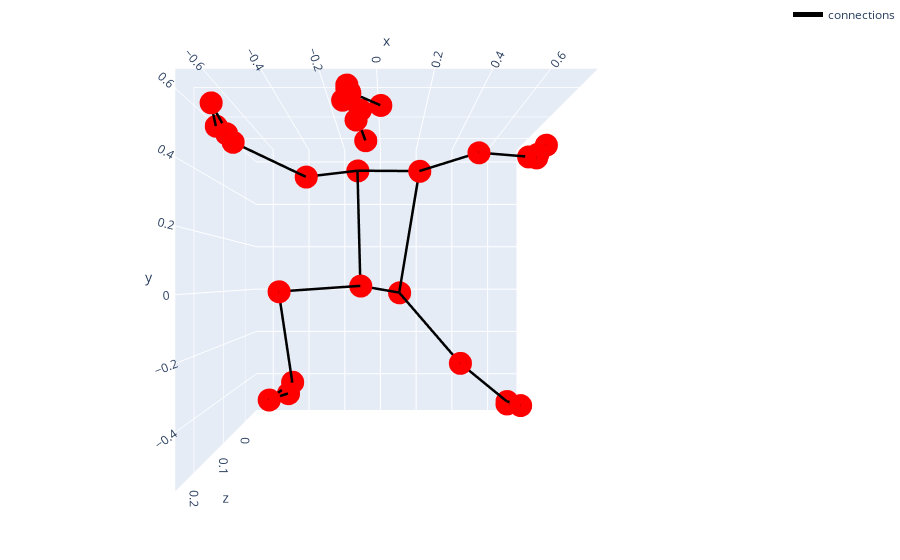

This figure's notebook cell:
### Code cell
import cv2
# import math
# import numpy as np
from pathlib import Path
import mediapipe as mp
import matplotlib.pyplot as plt


img = cv2.imread("./image/warrier2_sketch.jpeg")                   # 載入影像
img = cv2.cvtColor(img, cv2.COLOR_BGR2RGB)      # 將 BGR 轉換成 RGB
mp_pose = mp.solutions.pose                     # mediapipe 姿勢偵測
mp_drawing = mp.solutions.drawing_utils         # mediapipe 繪圖方法
mp_drawing_styles = mp.solutions.drawing_styles # mediapipe 姿勢偵測

# 建立姿勢偵測物件
pose = mp_pose.Pose(
    static_image_mode=True, min_detection_confidence=0.5, model_complexity=2
)
# 取得姿勢偵測結果(輸入影像必為RGB順序)
results = pose.process(img)

# 根據姿勢偵測結果，標記身體節點和骨架
mp_drawing.draw_landmarks(img, results.pose_landmarks, mp_pose.POSE_CONNECTIONS,
                         landmark_drawing_spec=mp_drawing_styles.get_default_pose_landmarks_style())

plt.figure(figsize=[10, 10])
cv2.putText(img, f'{int(DL)}', (int(landmarks[kp.LEFT_KNEE.value].x*900),int(landmarks[kp.LEFT_KNEE.value].y*600)), cv2.FONT_HERSHEY_SIMPLEX, 0.8, (0, 0, 255), 1, lineType=cv2.LINE_AA)
cv2.putText(img, f'{int(DR)}', (int(landmarks[kp.RIGHT_KNEE.value].x*900),int(landmarks[kp.RIGHT_KNEE.value].y*600)), cv2.FONT_HERSHEY_SIMPLEX, 0.8, (0, 0, 255), 1, lineType=cv2.LINE_AA)
plt.imshow(img)
plt.axis("off")
cv2.imwrite('output.jpg', cv2.cvtColor(img, cv2.COLOR_RGB2BGR) )


# mp_drawing.plot_landmarks(
#         results.pose_world_landmarks,  mp_pose.POSE_CONNECTIONS)
plot_landmarks(results.pose_world_landmarks, mp_pose.POSE_CONNECTIONS)

### Figure 1 — Plotly figure (JSON) as saved in the notebook; plotly's stock layout.template omitted (floating-point values rounded to 4 significant figures)
{"data": [{"hovertemplate": "<b>%{hovertext}</b><br><br>z=%{x}<br>x=%{y}<br>y=%{z}<extra></extra>", "hovertext": ["NOSE", "LEFT_EYE_INNER", "LEFT_EYE", "LEFT_EYE_OUTER", "RIGHT_EYE_INNER", "RIGHT_EYE", "RIGHT_EYE_OUTER", "LEFT_EAR", "RIGHT_EAR", "MOUTH_LEFT", "MOUTH_RIGHT", "LEFT_SHOULDER", "RIGHT_SHOULDER", "LEFT_ELBOW", "RIGHT_ELBOW", "LEFT_WRIST", "RIGHT_WRIST", "LEFT_PINKY", "RIGHT_PINKY", "LEFT_INDEX", "RIGHT_INDEX", "LEFT_THUMB", "RIGHT_THUMB", "LEFT_HIP", "RIGHT_HIP", "LEFT_KNEE", "RIGHT_KNEE", "LEFT_ANKLE", "RIGHT_ANKLE", "LEFT_HEEL", "RIGHT_HEEL", "LEFT_FOOT_INDEX", "RIGHT_FOOT_INDEX"], "legendgroup": "", "marker": {"color": "red", "symbol": "circle"}, "mode": "markers", "name": "", "scene": "scene", "showlegend": false, "type": "scatter3d", "x": [0.2238, 0.2325, 0.2274, 0.2292, 0.2312, 0.2398, 0.2216, 0.2113, 0.1186, 0.207, 0.2085, 0.07789, -0.01276, 0.1121, 0.0223, 0.1061, 0.1323, 0.09489, 0.1658, 0.1366, 0.1984, 0.1268, 0.1535, -0.01407, 0.01162, 0.05106, 0.1457, -0.04588, 0.001341, -0.05695, 0.02604, 0.003462, 0.05463], "y": [-0.1261, -0.09953, -0.09938, -0.1006, -0.1088, -0.1065, -0.1017, 0.01132, -0.05775, -0.06533, -0.08087, 0.1857, -0.118, 0.4374, -0.3689, 0.6607, -0.6183, 0.7126, -0.651, 0.7059, -0.6324, 0.6746, -0.623, 0.1005, -0.09847, 0.3866, -0.4136, 0.69, -0.4502, 0.6985, -0.455, 0.7188, -0.5277], "z": [0.5923, 0.6088, 0.6094, 0.612, 0.6201, 0.6206, 0.6081, 0.5888, 0.5531, 0.5781, 0.5458, 0.4668, 0.5253, 0.5136, 0.4774, 0.5027, 0.5365, 0.5207, 0.5642, 0.5228, 0.6101, 0.4844, 0.549, -0.01292, 0.01773, -0.2937, 0.002375, -0.5157, -0.3993, -0.5351, -0.4326, -0.499, -0.4397]}, {"line": {"color": "black", "width": 5}, "mode": "lines", "name": "connections", "type": "scatter3d", "x": [0.1061, 0.1268, null, 0.1323, 0.1984, null, 0.1658, 0.1984, null, 0.2292, 0.2113, null, 0.0223, 0.1323, null, -0.01407, 0.05106, null, 0.001341, 0.02604, null, 0.07789, -0.01407, null, -0.04588, 0.003462, null, 0.2216, 0.1186, null, 0.1061, 0.09489, null, 0.01162, 0.1457, null, 0.1323, 0.1535, null, 0.2312, 0.2398, null, 0.2398, 0.2216, null, -0.05695, 0.003462, null, -0.01276, 0.01162, null, -0.01407, 0.01162, null, 0.2238, 0.2325, null, 0.207, 0.2085, null, 0.2325, 0.2274, null, 0.2238, 0.2312, null, 0.07789, 0.1121, null, 0.02604, 0.05463, null, 0.001341, 0.05463, null, 0.1061, 0.1366, null, 0.1323, 0.1658, null, 0.05106, -0.04588, null, 0.1457, 0.001341, null, -0.01276, 0.0223, null, 0.09489, 0.1366, null, 0.2274, 0.2292, null, 0.07789, -0.01276, null, -0.04588, -0.05695, null, 0.1121, 0.1061, null], "y": [0.6607, 0.6746, null, -0.6183, -0.6324, null, -0.651, -0.6324, null, -0.1006, 0.01132, null, -0.3689, -0.6183, null, 0.1005, 0.3866, null, -0.4502, -0.455, null, 0.1857, 0.1005, null, 0.69, 0.7188, null, -0.1017, -0.05775, null, 0.6607, 0.7126, null, -0.09847, -0.4136, null, -0.6183, -0.623, null, -0.1088, -0.1065, null, -0.1065, -0.1017, null, 0.6985, 0.7188, null, -0.118, -0.09847, null, 0.1005, -0.09847, null, -0.1261, -0.09953, null, -0.06533, -0.08087, null, -0.09953, -0.09938, null, -0.1261, -0.1088, null, 0.1857, 0.4374, null, -0.455, -0.5277, null, -0.4502, -0.5277, null, 0.6607, 0.7059, null, -0.6183, -0.651, null, 0.3866, 0.69, null, -0.4136, -0.4502, null, -0.118, -0.3689, null, 0.7126, 0.7059, null, -0.09938, -0.1006, null, 0.1857, -0.118, null, 0.69, 0.6985, null, 0.4374, 0.6607, null], "z": [0.5027, 0.4844, null, 0.5365, 0.6101, null, 0.5642, 0.6101, null, 0.612, 0.5888, null, 0.4774, 0.5365, null, -0.01292, -0.2937, null, -0.3993, -0.4326, null, 0.4668, -0.01292, null, -0.5157, -0.499, null, 0.6081, 0.5531, null, 0.5027, 0.5207, null, 0.01773, 0.002375, null, 0.5365, 0.549, null, 0.6201, 0.6206, null, 0.6206, 0.6081, null, -0.5351, -0.499, null, 0.5253, 0.01773, null, -0.01292, 0.01773, null, 0.5923, 0.6088, null, 0.5781, 0.5458, null, 0.6088, 0.6094, null, 0.5923, 0.6201, null, 0.4668, 0.5136, null, -0.4326, -0.4397, null, -0.3993, -0.4397, null, 0.5027, 0.5228, null, 0.5365, 0.5642, null, -0.2937, -0.5157, null, 0.002375, -0.3993, null, 0.5253, 0.4774, null, 0.5207, 0.5228, null, 0.6094, 0.612, null, 0.4668, 0.5253, null, -0.5157, -0.5351, null, 0.5136, 0.5027, null]}], "layout": {"autosize": true, "legend": {"tracegroupgap": 0}, "margin": {"b": 0, "l": 0, "r": 0, "t": 0}, "scene": {"aspectmode": "auto", "aspectratio": {"x": 1, "y": 1, "z": 1}, "camera": {"eye": {"x": 2.1, "y": 0, "z": 0}}, "domain": {"x": [0, 1], "y": [0, 1]}, "xaxis": {"title": {"text": "z"}, "type": "linear"}, "yaxis": {"title": {"text": "x"}, "type": "linear"}, "zaxis": {"title": {"text": "y"}, "type": "linear"}}}}
